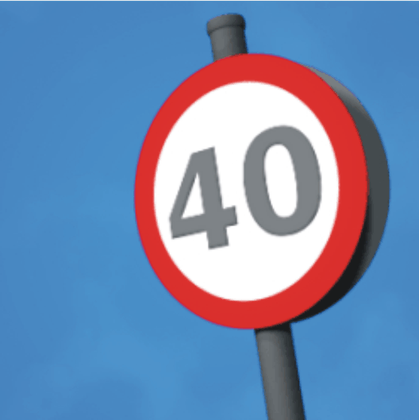
%> input picture road_sign.png, 419 x 420 px, shrunk from 528 x 529 before the run
$ octave example.m   (GNU Octave 9; MATLAB toolbox functions it lacks are replaced by stand-ins)
%> lines starting %> are read from the running program, lines starting %| are printed output that depends on the picture
### gradient.m
function grad = gradient(img)
    grad_x = double(singleGradient(img, 0));
    grad_y = double(singleGradient(img, 1));
    grad = arrayfun(@sqrt, grad_x.*grad_x+grad_y.*grad_y);
    grad = uint8(grad);
end

function grad = singleGradient( img, axis )
% Compute gradient along the given axis
    [m, n, c] = size(img);

    if c > 1
        grad = rgb2gray(img);
    else
        grad = img;
    end

    if axis == 0 % x-axis
        shifted_gray = circshift(grad, [0 -1]);
        shifted_gray(:, n, :) = zeros(m, 1);
        grad = shifted_gray - grad;
        grad(:, n, :) = -grad(:, n, :);
    elseif axis == 1
        shifted_gray = circshift(grad, [-1 0]);
        shifted_gray(m, :, :) = zeros(1, n);
        grad = shifted_gray - grad;
        grad(m, :, :) = -grad(m, :, :);
    else
        disp('invalid axis type');
        grad = zeros(m, n);
    end
end

### drawLines.m
function S = drawLines( gradient )
%   Implementation of algorithm part 1 in paper Lu, Cewu, Li Xu and Jiaya Jia. Combining sketch and tone for pencil drawing production. Expressive (2012).
%   gradient: G in the paper
%   Most of the variable names are identical to the symbols used in the paper
    gradient = double(gradient);
    size_ratio = 1/30;
    num_kernels = 8;
    [m, n, c] = size(gradient);
    if c > 1
        disp('Input gradient must be gray scale image');
        return
    end
    kernel_width = floor(min(m, n) * size_ratio);
    directions = [[1, 1]; [1, -1]; [1, 0]; [0, 1]; [1, 0.5]; [1, -0.5]; [0.5, 1]; [0.5, -1]];
    Gi_set = zeros(m, n, num_kernels);
    Li_set = zeros(kernel_width, kernel_width, num_kernels);
    for i = 1 : num_kernels
        deltaX = directions(i, 1);
        deltaY = directions(i, 2);
        Li = getConvKernel(deltaX, deltaY, kernel_width);
        % Compute convolution
        Gi = filter2(Li, gradient, 'same');
        Gi_set(:, :, i) = Gi;
        Li_set(:, :, i) = Li;
    end
    Ci_set = zeros(m, n, num_kernels);

    for row = 1 : m
        for col = 1 : n
            [max_val, idx] = max(Gi_set(row, col, :));
            Ci_set(row, col, idx) = gradient(row, col);
            for i = 1 : num_kernels
                if i ~= idx
                    Ci_set(row, col, i) = 0;
                end
            end
        end
    end

    S_prime = zeros(m, n);
    for i = 1 : num_kernels
        S_prime = S_prime + filter2(Li_set(:, :, i), Ci_set(:, :, i));
    end

    S = double(uint8(ones(m, n) * 255) - uint8(S_prime));
    S = S ./ 255.0;
end

function kernel = getConvKernel(deltaX, deltaY, width)
% Compute the convolution kernel for the direction indicated by (deltaX, deltaY)
    kernel = zeros(width, width);
    center = [floor(width / 2) + 1, floor(width / 2) + 1];
    i = center(1);
    j = center(2);
    while 1 <= i && i <= width && 1 <= j && j <= width
        kernel(floor(i), floor(j)) = 1;
        i = i + deltaX;
        j = j + deltaY;
    end
    i = center(1);
    j = center(2);
    while 1 <= i && i <= width && 1 <= j && j <= width
        kernel(floor(i), floor(j)) = 1;
        i = i - deltaX;
        j = j - deltaY;
    end
    kernel = kernel ./ (sum(sum(kernel)));
end

### example.m
m = imread('road_sign.png');
%> m is the input picture: size 420x419x3 uint8; mean R, G, B 114.7, 140.1, 178.3
figure(1); imshow(m);
m = rgb2gray(m);
%> m: size 420x419 uint8
[nr, nc, c] = size(m);
%> nr = 420; nc = 419; c = 1

% firstly, use sobel operator to find edges
sobel = [0,0,0; 1,1,1; 0,0,0];
e = edge(m);
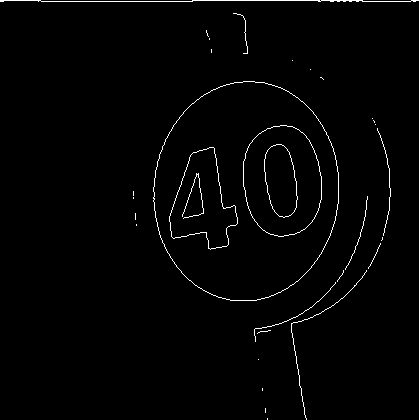
%> e: size 420x419 logical; 1.4% white in thin lines or dots
% Enhance the edges by highlighting the edge pixels using white (value 255)
% This makes a significant improvement on the final result quality.
m = uint8(e) * 255 + m;
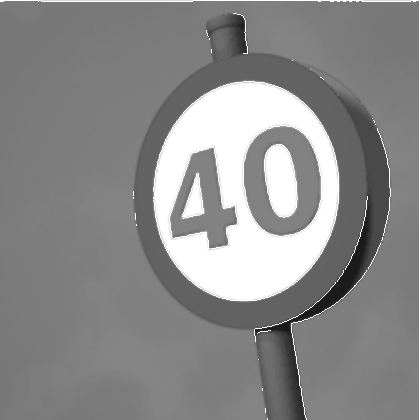
%> m: size 420x419 uint8; min 25, max 255, mean 138.2
figure(2); imshow(m);

% Compute gradients
g = gradient(m);
%> in singleGradient, `shifted_gray(:, n, :) = zeros(m, 1);`:
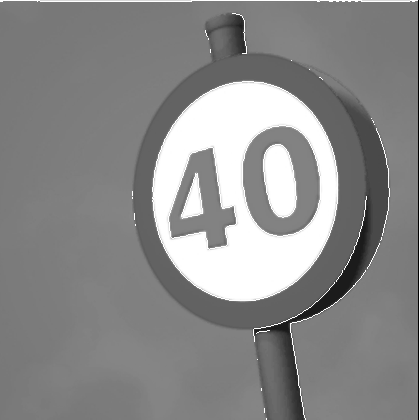
%> shifted_gray: size 420x419 uint8; min 0, max 255, mean 137.9
%> in singleGradient, `grad = shifted_gray - grad;`:
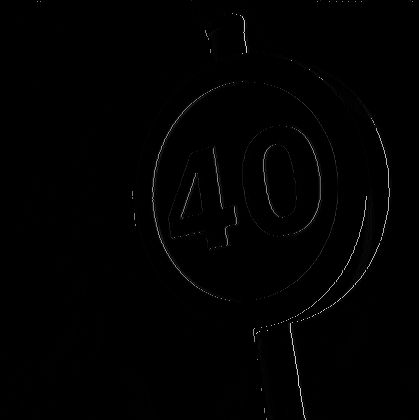
%> grad: size 420x419 uint8; min 0, max 220, mean 1.4
%> call 2 of singleGradient, with axis = 1
%> in singleGradient (call 2), `shifted_gray(m, :, :) = zeros(1, n);`:
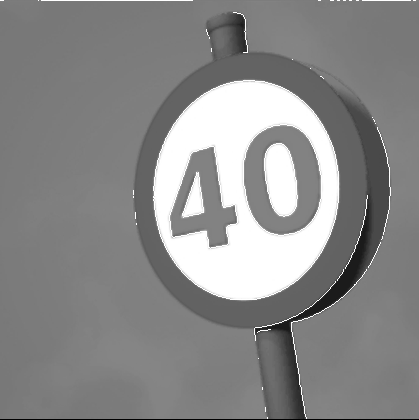
%> shifted_gray: size 420x419 uint8; min 0, max 255, mean 137.6
% ginv and einv are only for displaying g and e in inverted colors
ginv = uint8(ones(nr, nc) * 255) - g .* 2;
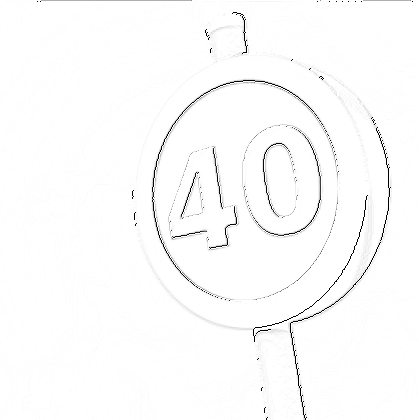
%> ginv: size 420x419 uint8; min 0, max 255, mean 251.4
einv = uint8(ones(nr, nc) * 255) - uint8(e) * 255;
%> einv: size 420x419 uint8; 98.6% white; black in thin lines or dots
figure(3); imshow(ginv); figure(4); imshow(uint8(einv));

% Compute the final line-drawing image
S = drawLines(g);
%> in drawLines, `S = double(uint8(ones(m, n) * 255) - uint8(S_prime));`:
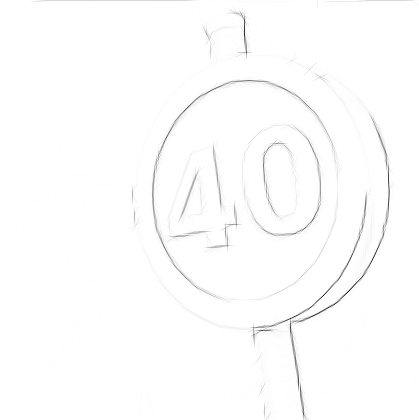
%> S: size 420x419 double; min 13, max 255, mean 253
figure(5); imshow(S);
